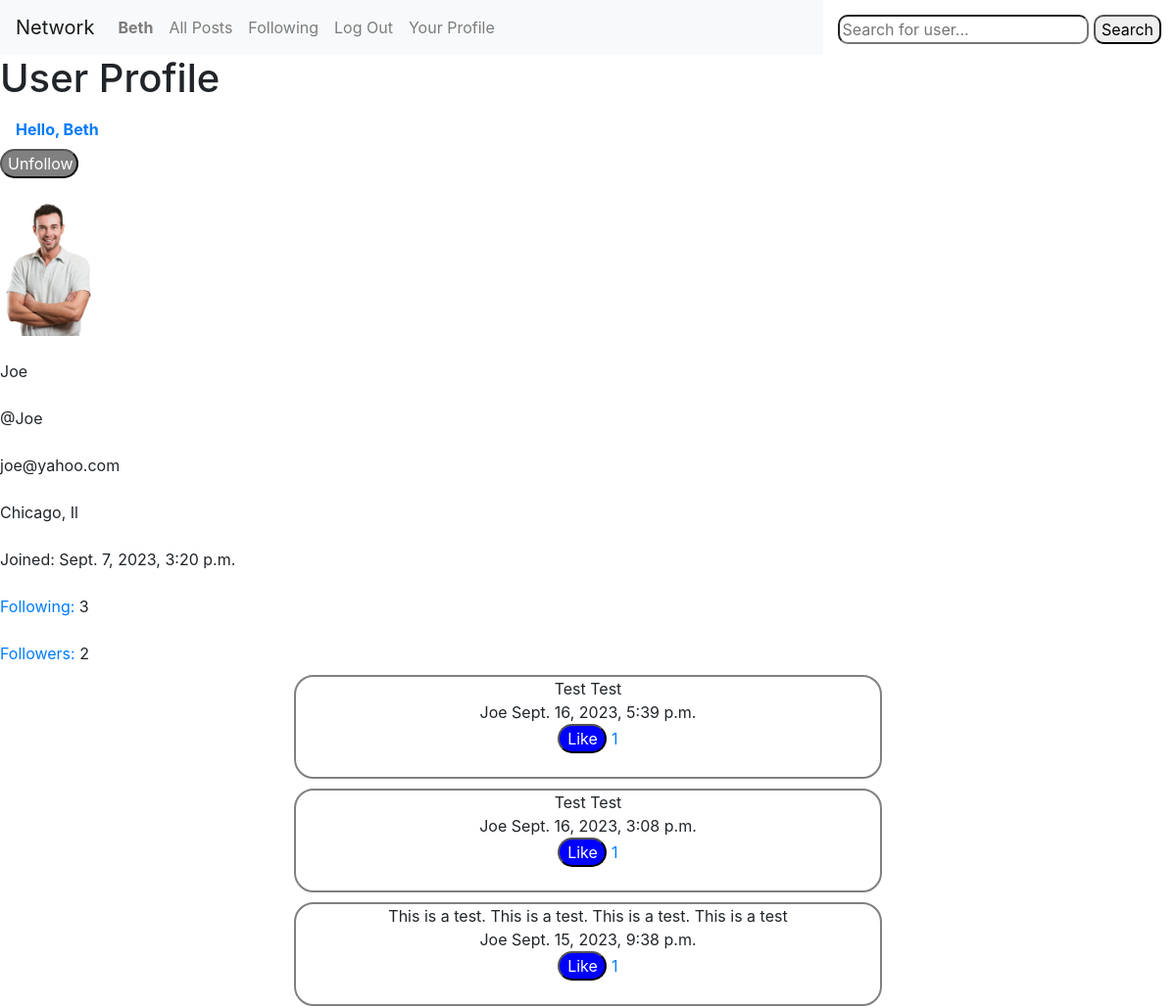
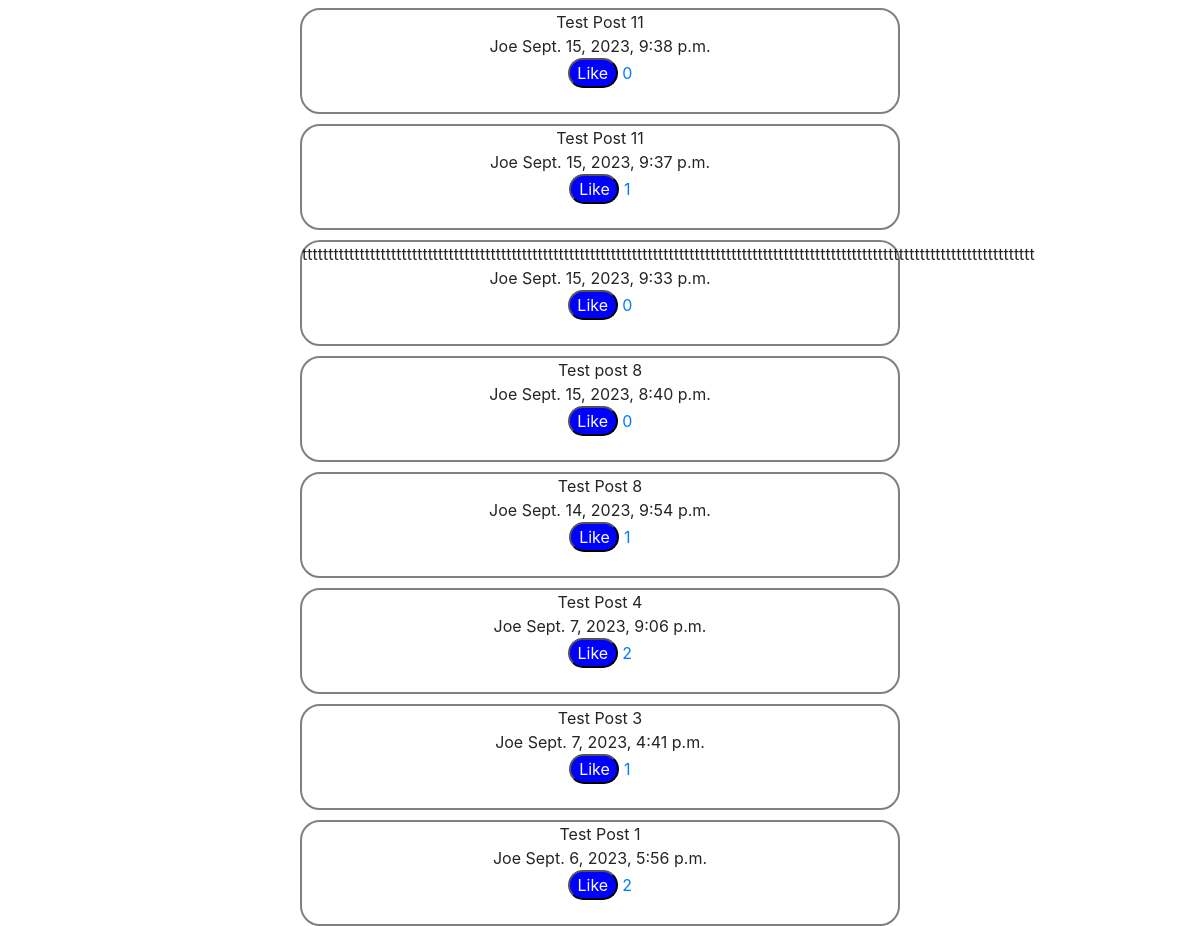
The app's page /user_profile/2/ (signed in), older data (2 pictures, top to bottom).
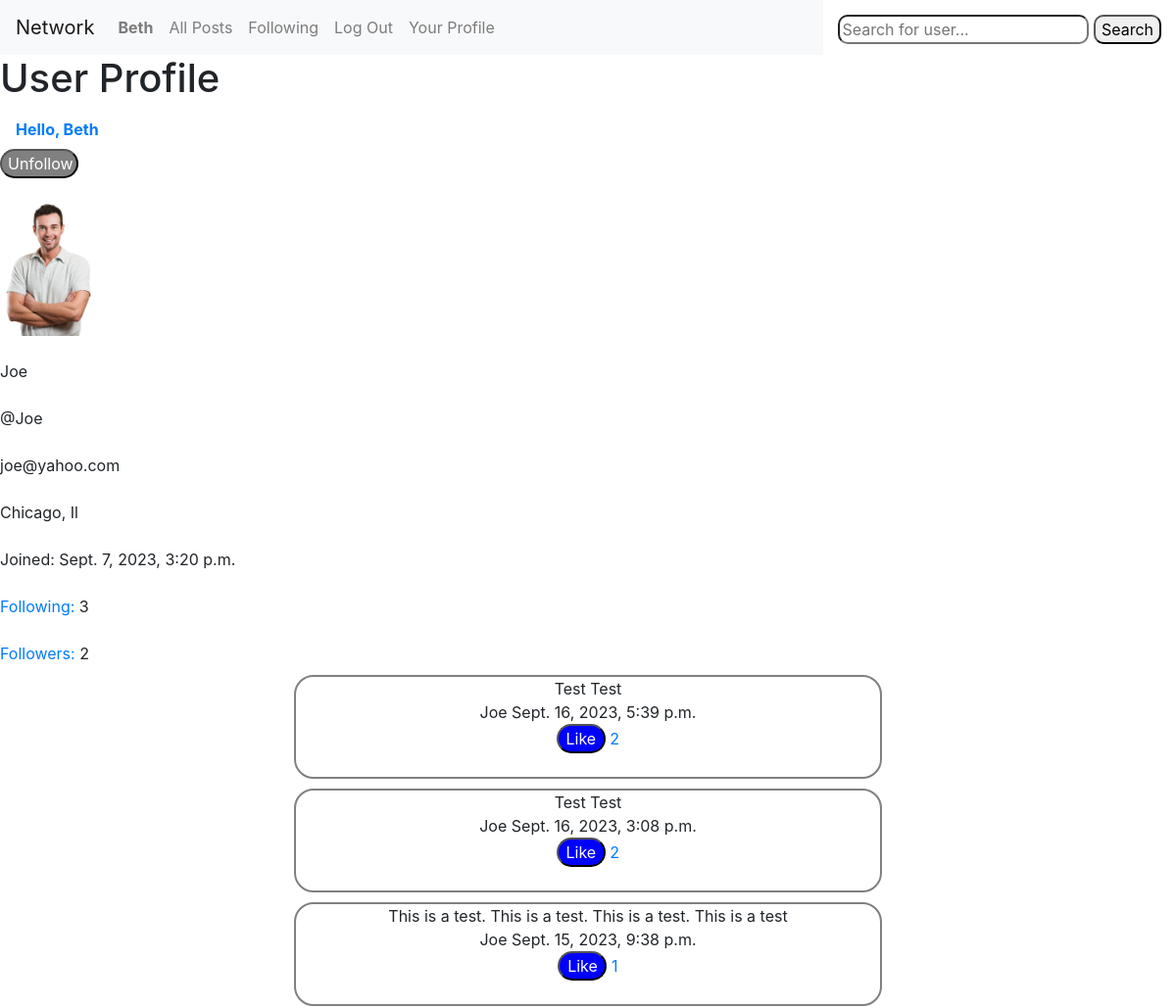
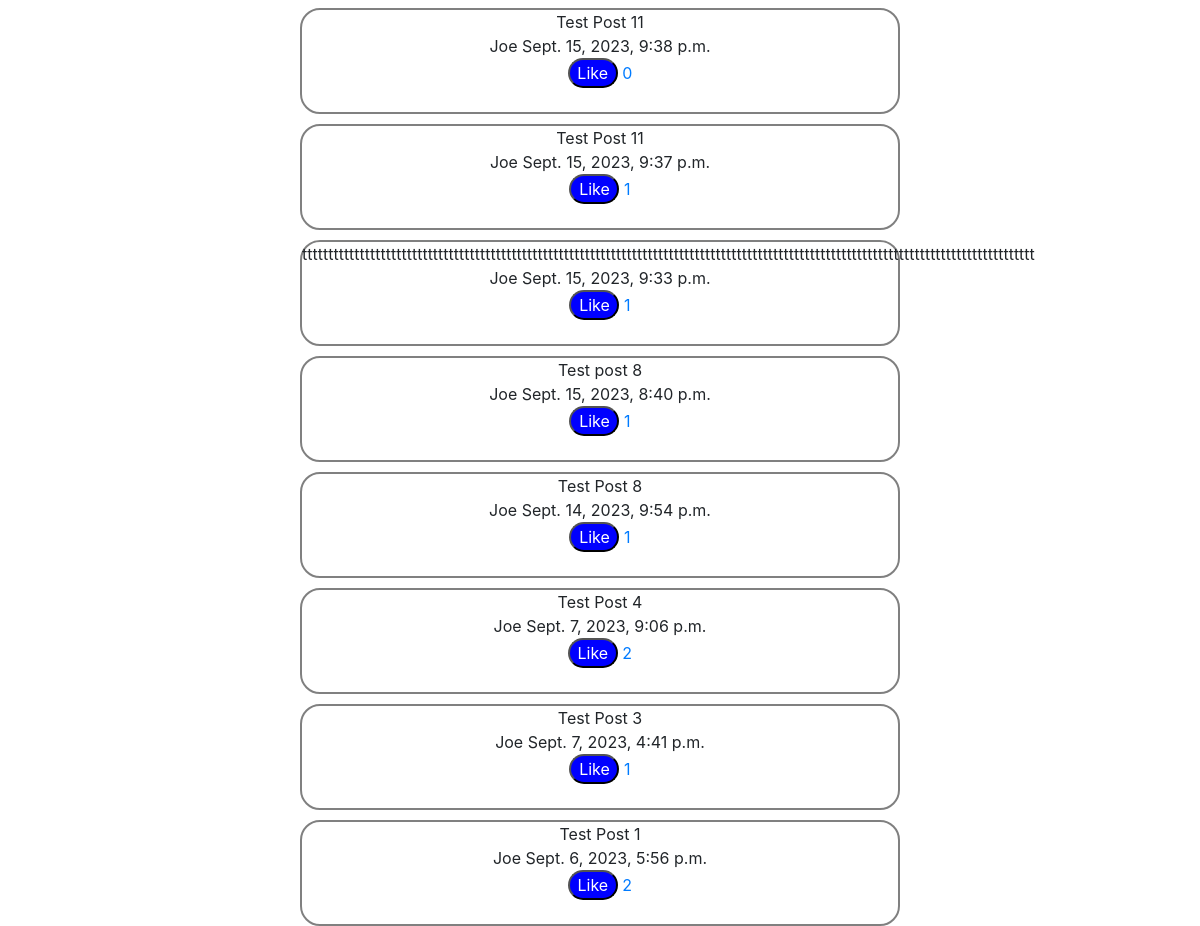
The same page, newer data (2 pictures, top to bottom).
### network/models.py (models this page shows, shortened)
class Post(models.Model):
    user_post = models.ForeignKey(
        User, on_delete=models.CASCADE, blank=True, null=True)
    post_text = models.CharField(max_length=240)
    date_posted = models.DateTimeField(auto_now_add=True)
    number_of_likes = models.IntegerField(default=0)

class User(AbstractUser):
    pass

### network/views.py (the view)
# urls.py: path('user_profile', views.user_profile, name='user_profile'),
def user_profile(request, user_id):
    user_information = User.objects.get(pk=user_id)
    posts = Post.objects.filter(
        user_post=user_information).order_by("-date_posted").all()
    users_following = request.user
    user_followers = User.objects.get(pk=user_id)
    follow_value = Follow.objects.filter(
        users_following=users_following, user_followers=user_followers)
    number_of_following = Follow.objects.filter(
        users_following=user_information)
    number_of_followers = Follow.objects.filter(
        user_followers=user_information)
    return render(request, 'network/user_profile.html', {
        "user_information": user_information,
        "posts": posts,
        "number_of_following": number_of_following,
        "number_of_followers": number_of_followers,
        'follow_value': follow_value
    })

### network/templates/network/user_profile.html (shortened to what this page needs)
{% extends "network/layout.html" %}
{% block body %}
    <body>
        <h1>User Profile</h1>
        {% if user.is_authenticated %}
            <a class="nav-link" href="#"><strong>Hello, {{ user.username }}</strong></a>
    {% endif %}
    <div>
        <form action="{% url 'follow' user_id=user_information.id %}" method="POST" enctype="multipart/form-data">
            {% if follow_value %}
            <input type="submit" value="Unfollow" class="unfollowbutton">
            {% else %}
            {% csrf_token %}
            <input type="submit" value="Follow" class="followbutton">
            {% endif %}
        </form>
    </div>
    <div><br>
        <img src="{{ user_information.profile.profile_picture.url }}" width="100", alt="Picture"> <br><br>
        {{ user_information }} <br><br>
        {{ user_information.profile.twitter_name }} <br><br>
        {{ user_information.profile.email }} <br><br>
        {{ user_information.profile.location }} <br><br>
        Joined: {{ user_information.profile.date_created }}<br><br>
        <a href="{% url 'following' user_id=user_information.id %}">Following:</a>
        {{ number_of_following.count }}<br><br>
        <a href="{% url 'follower' user_id=user_information.id %}">Followers:</a>
        {{ number_of_followers.count }}
    </div>
    <div class="profilepost">
    <center>
        {% for post in posts %}
        <div class='post'>
        {{ post.post_text }} <br>{{ post.user_post }} {{ post.date_posted }}<br>
        <form action="{% url 'add_like_user_page' post_id=post.id user_id=user_information.id %}" method="post" enctype="multipart/form-data">
            {% if like_value == None %}
            <input type="submit" value="Like" class="likebutton"> <a href="{% url 'likepage' post_id=post.id %}">{{ post.number_of_likes }}</a><br><br>
            {% else %}
            {% csrf_token %}
            <input type="submit" value="Liked" class="likebutton"> <a href="{% url 'likepage' post_id=post.id %}">{{ post.number_of_likes }}</a><br><br>
            {% endif %}
        </form>
        </div>
        {% endfor %}
    </center>
    </div>
    </body>
{% endblock %}

Row changes from the older to the newer data that the page shows:
changed Post "Sept. 16, 2023, 5:39 p.m.": number_of_likes "1" → "2"
changed Post "Sept. 16, 2023, 3:08 p.m.": number_of_likes "1" → "2"
changed Post "Sept. 15, 2023, 9:33 p.m.": number_of_likes "0" → "1"
changed Post "Test post 8": number_of_likes "0" → "1"
